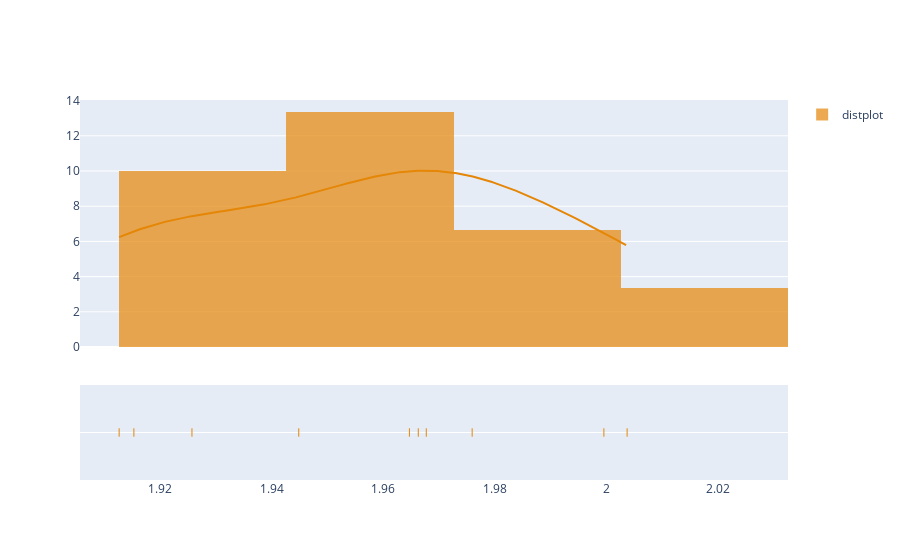
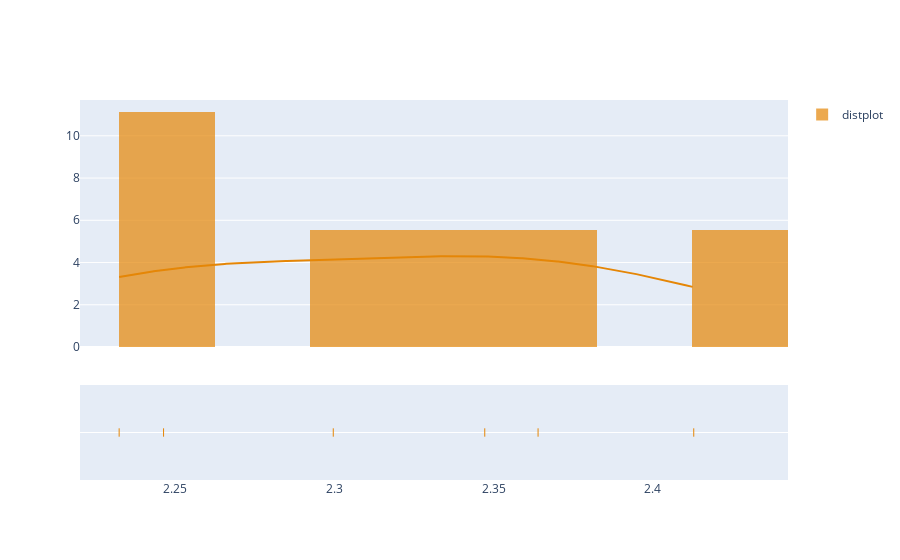
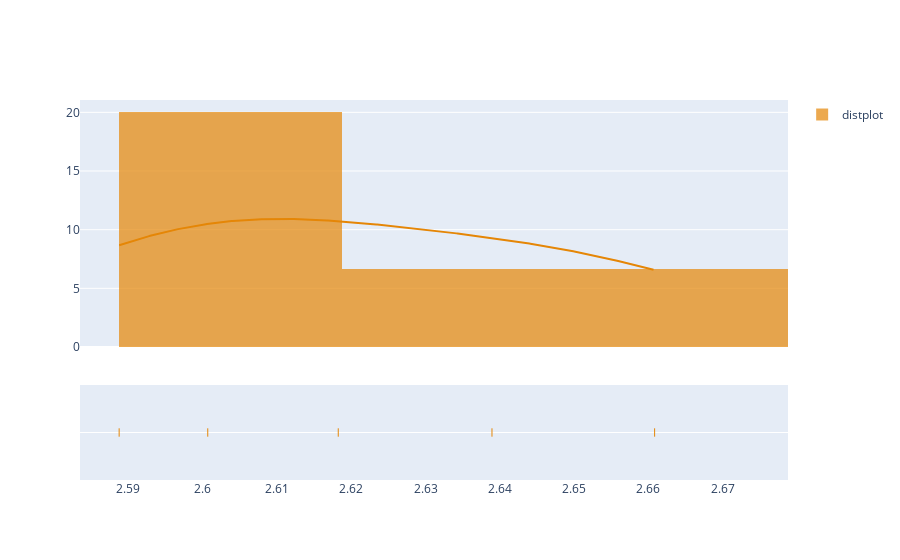
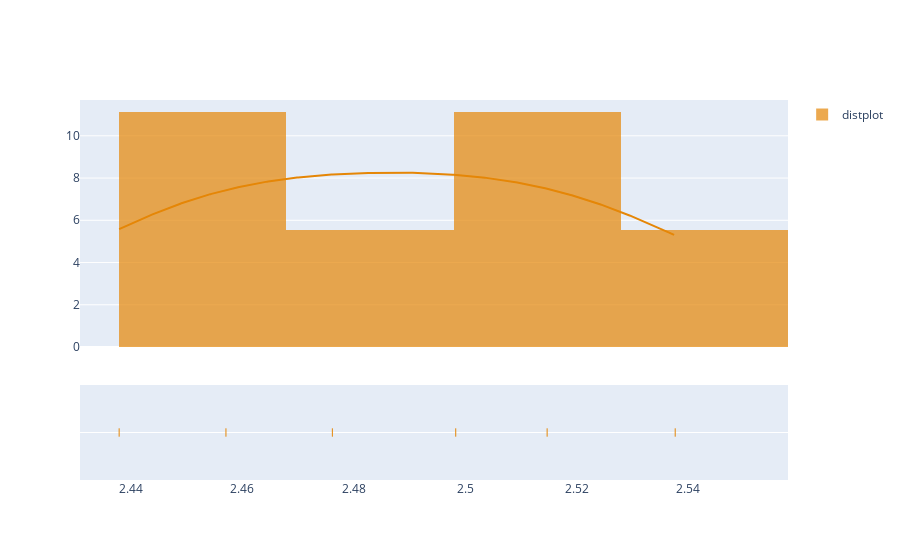

Notebook code for these charts, in order:
### Code cell
# Try with distplot
for index, file in enumerate(dfMaster.file.unique()):
    dfFile = dfMaster.loc[dfMaster["file"] == file]
    distplot = ff.create_distplot(
        [dfFile["peakVal"]],
        group_labels,
        curve_type="kde",
        bin_size=0.03,
        colors=px.colors.qualitative.Vivid,
    )
    distplot.show()

### Figure 1 — Plotly figure (JSON) as saved in the notebook; plotly's stock layout.template omitted (floating-point values rounded to 4 significant figures; data arrays with more than 128 entries replaced by an {"elided": "..."} marker saying what was removed)
{"data": [{"autobinx": false, "histnorm": "probability density", "legendgroup": "distplot", "marker": {"color": "rgb(229, 134, 6)"}, "name": "distplot", "opacity": 0.7, "type": "histogram", "x": [2.0, 1.965, 1.968, 2.004, 1.976, 1.966, 1.945, 1.926, 1.913, 1.915], "xaxis": "x", "xbins": {"end": 2.004, "size": 0.03, "start": 1.913}, "yaxis": "y"}, {"legendgroup": "distplot", "marker": {"color": "rgb(229, 134, 6)"}, "mode": "lines", "name": "distplot", "showlegend": false, "type": "scatter", "x": {"elided": "500 float values"}, "xaxis": "x", "y": {"elided": "500 float values"}, "yaxis": "y"}, {"legendgroup": "distplot", "marker": {"color": "rgb(229, 134, 6)", "symbol": "line-ns-open"}, "mode": "markers", "name": "distplot", "showlegend": false, "type": "scatter", "x": [2.0, 1.965, 1.968, 2.004, 1.976, 1.966, 1.945, 1.926, 1.913, 1.915], "xaxis": "x", "y": ["distplot", "distplot", "distplot", "distplot", "distplot", "distplot", "distplot", "distplot", "distplot", "distplot"], "yaxis": "y2"}], "layout": {"barmode": "overlay", "hovermode": "closest", "legend": {"traceorder": "reversed"}, "xaxis": {"anchor": "y2", "domain": [0, 1], "zeroline": false}, "yaxis": {"anchor": "free", "domain": [0.35, 1], "position": 0}, "yaxis2": {"anchor": "x", "domain": [0, 0.25], "dtick": 1, "showticklabels": false}}}

### Figure 2 — Plotly figure (JSON) as saved in the notebook; plotly's stock layout.template omitted (floating-point values rounded to 4 significant figures; data arrays with more than 128 entries replaced by an {"elided": "..."} marker saying what was removed)
{"data": [{"autobinx": false, "histnorm": "probability density", "legendgroup": "distplot", "marker": {"color": "rgb(229, 134, 6)"}, "name": "distplot", "opacity": 0.7, "type": "histogram", "x": [2.413, 2.364, 2.347, 2.3, 2.246, 2.232], "xaxis": "x", "xbins": {"end": 2.413, "size": 0.03, "start": 2.232}, "yaxis": "y"}, {"legendgroup": "distplot", "marker": {"color": "rgb(229, 134, 6)"}, "mode": "lines", "name": "distplot", "showlegend": false, "type": "scatter", "x": {"elided": "500 float values"}, "xaxis": "x", "y": {"elided": "500 float values"}, "yaxis": "y"}, {"legendgroup": "distplot", "marker": {"color": "rgb(229, 134, 6)", "symbol": "line-ns-open"}, "mode": "markers", "name": "distplot", "showlegend": false, "type": "scatter", "x": [2.413, 2.364, 2.347, 2.3, 2.246, 2.232], "xaxis": "x", "y": ["distplot", "distplot", "distplot", "distplot", "distplot", "distplot"], "yaxis": "y2"}], "layout": {"barmode": "overlay", "hovermode": "closest", "legend": {"traceorder": "reversed"}, "xaxis": {"anchor": "y2", "domain": [0, 1], "zeroline": false}, "yaxis": {"anchor": "free", "domain": [0.35, 1], "position": 0}, "yaxis2": {"anchor": "x", "domain": [0, 0.25], "dtick": 1, "showticklabels": false}}}

### Figure 3 — Plotly figure (JSON) as saved in the notebook; plotly's stock layout.template omitted (floating-point values rounded to 4 significant figures; data arrays with more than 128 entries replaced by an {"elided": "..."} marker saying what was removed)
{"data": [{"autobinx": false, "histnorm": "probability density", "legendgroup": "distplot", "marker": {"color": "rgb(229, 134, 6)"}, "name": "distplot", "opacity": 0.7, "type": "histogram", "x": [2.661, 2.639, 2.618, 2.601, 2.589], "xaxis": "x", "xbins": {"end": 2.661, "size": 0.03, "start": 2.589}, "yaxis": "y"}, {"legendgroup": "distplot", "marker": {"color": "rgb(229, 134, 6)"}, "mode": "lines", "name": "distplot", "showlegend": false, "type": "scatter", "x": {"elided": "500 float values"}, "xaxis": "x", "y": {"elided": "500 float values"}, "yaxis": "y"}, {"legendgroup": "distplot", "marker": {"color": "rgb(229, 134, 6)", "symbol": "line-ns-open"}, "mode": "markers", "name": "distplot", "showlegend": false, "type": "scatter", "x": [2.661, 2.639, 2.618, 2.601, 2.589], "xaxis": "x", "y": ["distplot", "distplot", "distplot", "distplot", "distplot"], "yaxis": "y2"}], "layout": {"barmode": "overlay", "hovermode": "closest", "legend": {"traceorder": "reversed"}, "xaxis": {"anchor": "y2", "domain": [0, 1], "zeroline": false}, "yaxis": {"anchor": "free", "domain": [0.35, 1], "position": 0}, "yaxis2": {"anchor": "x", "domain": [0, 0.25], "dtick": 1, "showticklabels": false}}}

### Figure 4 — Plotly figure (JSON) as saved in the notebook; plotly's stock layout.template omitted (floating-point values rounded to 4 significant figures; data arrays with more than 128 entries replaced by an {"elided": "..."} marker saying what was removed)
{"data": [{"autobinx": false, "histnorm": "probability density", "legendgroup": "distplot", "marker": {"color": "rgb(229, 134, 6)"}, "name": "distplot", "opacity": 0.7, "type": "histogram", "x": [2.538, 2.515, 2.498, 2.476, 2.457, 2.438], "xaxis": "x", "xbins": {"end": 2.538, "size": 0.03, "start": 2.438}, "yaxis": "y"}, {"legendgroup": "distplot", "marker": {"color": "rgb(229, 134, 6)"}, "mode": "lines", "name": "distplot", "showlegend": false, "type": "scatter", "x": {"elided": "500 float values"}, "xaxis": "x", "y": {"elided": "500 float values"}, "yaxis": "y"}, {"legendgroup": "distplot", "marker": {"color": "rgb(229, 134, 6)", "symbol": "line-ns-open"}, "mode": "markers", "name": "distplot", "showlegend": false, "type": "scatter", "x": [2.538, 2.515, 2.498, 2.476, 2.457, 2.438], "xaxis": "x", "y": ["distplot", "distplot", "distplot", "distplot", "distplot", "distplot"], "yaxis": "y2"}], "layout": {"barmode": "overlay", "hovermode": "closest", "legend": {"traceorder": "reversed"}, "xaxis": {"anchor": "y2", "domain": [0, 1], "zeroline": false}, "yaxis": {"anchor": "free", "domain": [0.35, 1], "position": 0}, "yaxis2": {"anchor": "x", "domain": [0, 0.25], "dtick": 1, "showticklabels": false}}}
